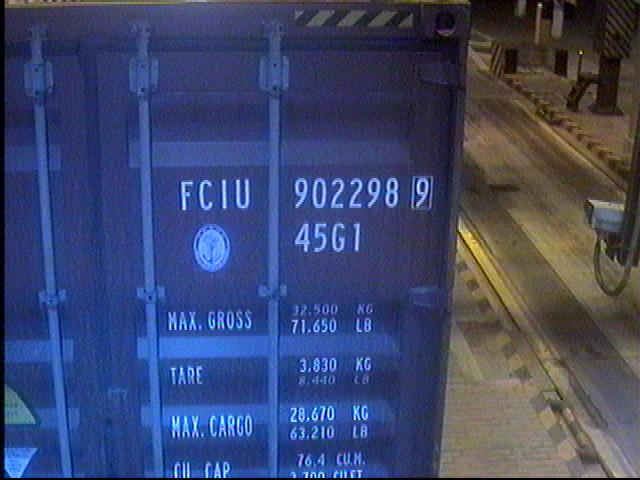
%> input picture Test/data/1.jpg, 640 x 480 px
$ octave --eval "result = CartonNumberExtraction(imread('data/1.jpg'));"   (GNU Octave 9; MATLAB toolbox functions it lacks are replaced by stand-ins)
%> lines starting %> are read from the running program, lines starting %| are printed output that depends on the picture; in (x1, y1, x2, y2) boxes, pixels count from 0 and x2, y2 are one past the last pixel; in counts of white or black regions, pixels touching at a corner belong together; the program's own positions count from 1
### Test/testDuibidu.m
%% 可调用的方法
function [ OutMe ] = testDuibidu( imgUrl )
I0 = imgUrl;
I1 = rgb2gray(I0);%灰度变换
% figure,imshow(I1);title('灰度图像', 'FontWeight', 'Bold');
I3=wiener2(I1,[3 3]);%维纳滤波
% figure,imshow(I3);
I4=BJxc(I3);
% figure,imshow(I4);title('背景消除后图像', 'FontWeight', 'Bold');
thresh=graythresh(I4);%Otsu二值化
I6=im2bw(I4,thresh);
% [10 lines of commented-out code are left out]
OutMe = I6;
end

### Test/BJxc.m
function [I]=BJxc(bw)%背景消除
SE=strel('square',6);
% SE=strel('disk',8);
% SE=strel('line',8,0);
I1=imopen(bw,SE);
% figure,imshow(I1);
I=imsubtract(bw,I1);

### Test/theBasicFun.m
function [ direction, output_line,tempLeft,tempRight ] = theBasicFun( input_img )
    I{1} = input_img;
%     figure,imshow(I{1});
    I{2} = edge(I{1},'canny');%做Canny的边缘检测
%     figure,imshow(I{2});
    [m,n]=size(I{2});%获得图像的长宽
    validMark = 0;
    direction = 0;
    output_line = 0;
    %做定位的标记，1连续黑的次数，2连续白的次数，3上边界，4下边界,5记录的黑色
    tarP{5} = 0;
    for i=1:5
        tarP{i} = 0;
    end
%     figure;subplot(2,2,1);plot(sum(I{2}'));title('水平投影');
%     subplot(2,2,2);imshow(I{2});
%     subplot(2,2,4);plot(sum(I{2}));title('垂直投影');
%% 下面是对图像横箱号定位
    I{3} = I{2};
    for tarx=1:m
        if(sum(I{3}(tarx,:))<30)
            I{3}(tarx,:)=0;%图像全黑的,tarP{1}加1
        elseif(sum(I{3}(tarx,:))>80) %图像白色点大于5的，tarP{2}加1
           I{3}(tarx,:)=0;%图像全黑的,tarP{1}加1
        end
    end
    for tarx=1:m
        if(sum(I{3}(tarx,:))==0)
            tarP{1} = tarP{1}+1;
            if(tarP{1}>5)
                if(tarP{3}>0)
                    tarP{4} = tarx;
%                         disp(['下边界定位成功:',num2str(tarP{4}),';',num2str(tarP{3})]);
                    if((tarP{4}-tarP{3})>20)
                       isTrueNum = verifyConDomain(I{1},tarP{3},tarP{4},1);
                        if(isTrueNum ==1)
%                             disp(6['定位成功（上：',num2str(tarP{3}),'X下：',num2str(tarP{4}),')']);
                            validMark = 1;
                            break;
                        else
                            for i=1:5
                                tarP{i} = 0;
                            end
                        end
                    else
                        tarP{4}=0;
                        tarP{3}=0;
                    end
                else
                    tarP{5} = tarx;
                end

                if(tarP{2}<15&&tarP{2}>5)%如果到黑点时图像的连续白色点小于20大于5，白色点数重置
                    tarP{2} = 0;
    %                 disp(['清空P2:',num2str(tarx)]);
                end
            end
        else
          tarP{2} = tarP{2}+1;
            if(tarP{2}>2)
                if(tarP{3}==0)
                    tarP{3} = tarP{5};
    %                     disp(['上边界定位成功:',num2str(tarP{3})]);
        %             break;
                end
             end
            tarP{1} = 0;
        end
    end
   if(validMark==1)
    %     imwrite(input_Img(tarP{3}-4:tarP{4}+4,:),'sensitiveArea.jpg')%保存图像为文件
    for i=0:3
            I{2}(tarP{3}-4+i,:)=1;
            I{2}(tarP{4}+4-i,:)=1;
    end
        output_line = tarP;
        direction = 1;
        if iscell(output_line)
        output_line=cell2mat(output_line);
        end
if (output_line~=0)
   com=zeros(1,n);
for j=1:n %对水平定位出的箱号区域做垂直投影
    for i=output_line(1,3):output_line(1,4)
        if I{1}(i,j)~=0
            com(j)=com(j)+1;
        end
    end
end

for j=1:n %定位箱号区域的左边界
    if com(j)>4
        tempLeft=j;
        break;
    end
end
for j=n:-1:tempLeft+1 %定位箱号区域的右边界
    if com(j)>8
        tempRight=j;
        break;
    end
end
else
        tempLeft=0;
        tempRight=0;
end
% cartonnum = I{1}(output_line(1,3):output_line(1,4),tempLeft:tempRight,:);
% figure,imshow(cartonnum);
end


%% 下面是对图像纵箱号定位
 if(validMark==0)
    for i=1:5
        tarP{i} = 0;
    end
     I{4} = I{2};
        for tary=1:n
            if(sum(I{4}(:,tary))<30)
                I{4}(:,tary)=0;%图像全黑的,tarP{1}加1
            elseif(sum(I{4}(:,tary))>80) %图像白色点大于5的，tarP{2}加1
               I{4}(:,tary)=0;%图像全黑的,tarP{1}加1
            end
        end
        for tary=1:n
            if(sum(I{4}(:,tary))==0)
                tarP{1} = tarP{1}+1;
                if(tarP{1}>5)
                    if(tarP{3}>0)
                        tarP{4} = tary;
%                             disp(['右边界定位成功:',num2str(tarP{4}),';',num2str(tarP{3})]);
                        if((tarP{4}-tarP{3})>10)
                            isTrueNum = verifyConDomain(I{1},tarP{3},tarP{4},2);
                            if(isTrueNum ==1)
%                                 disp(['定位成功（左：',num2str(tarP{3}),'；右：',num2str(tarP{4}),')']);
                                validMark = 2;
                                break;
                            else
                                for i=1:5
                                    tarP{i} = 0;
                                end
                            end
                        else
                            tarP{4}=0;
                            tarP{3}=0;
                        end
                    else
                        tarP{5} = tary;
                    end

                    if(tarP{2}<15&&tarP{2}>5)%如果到黑点时图像的连续白色点小于20大于5，白色点数重置
                        tarP{2} = 0;
        %                 disp(['清空P2:',num2str(tary)]);
                    end
                end
            else
              tarP{2} = tarP{2}+1;
                if(tarP{2}>2)
                    if(tarP{3}==0)
                        tarP{3} = tarP{5};
        %                     disp(['上边界定位成功:',num2str(tarP{3})]);
            %             break;
                    end
                 end
                tarP{1} = 0;
            end
        end

        if(validMark==2)
            for i=0:3
                I{2}(:,tarP{3}-4+i)=1;
                I{2}(:,tarP{4}+4-i)=1;
            end
            output_line = tarP;
            direction = 2;
        end
        if iscell(output_line)
        output_line=cell2mat(output_line);
        end
        if (output_line~=0)
        com=zeros(1,m);
for j=1:m %对水平定位出的箱号区域做垂直投影
    for i=output_line(1,3):output_line(1,4)
        if I{1}(j,i)~=0
            com(j)=com(j)+1;
        end
    end
end

for j=1:m %定位箱号区域的上边界
    if com(j)>0
        tempLeft=j;
        break;
    end
end
for j=m:-1:tempLeft+1 %定位箱号区域的下边界
    if com(j)>0
        tempRight=j;
        break;
    end
end
        else
          tempLeft=0;
          tempRight=0;
        end
  end
end

### Test/CartonNumberExtraction.m
function [cartonnum]=CartonNumberExtraction(input_img)
    %% Head direction（1：横向；2：纵向）
    I{1} = input_img;
%     figure,imshow(I{1});
    %% 基本处理
    disp('基本处理');
    I{2} = testDuibidu(I{1});
%> in testDuibidu, I0 is the input picture: size 480x640x3 uint8; mean R, G, B 62.2, 71.5, 107.8
%> in testDuibidu, `I1 = rgb2gray(I0);`:
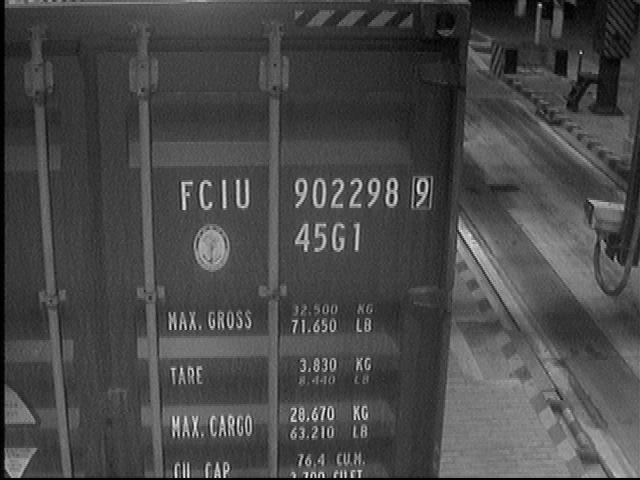
%> I1: size 480x640 uint8; min 0, max 236, mean 72.9
%> in BJxc, `I1=imopen(bw,SE);`:
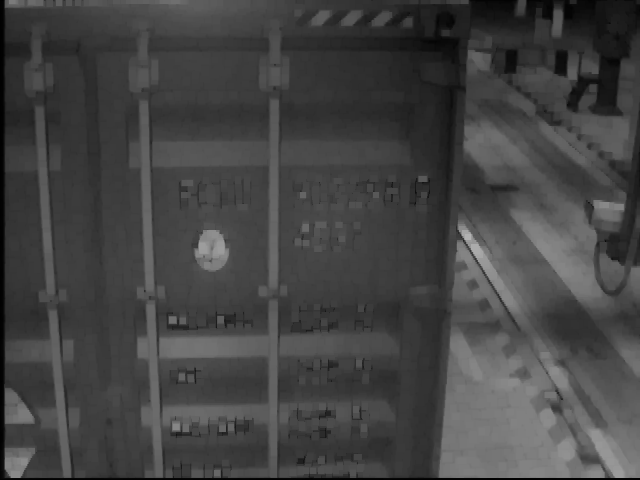
%> I1: size 480x640 uint8; min 0, max 178, mean 68
%> in BJxc, `I=imsubtract(bw,I1);`:
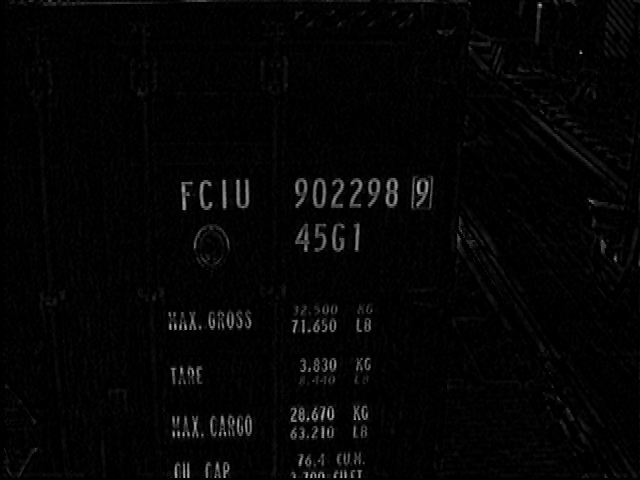
%> I: size 480x640 uint8; min 0, max 198, mean 4.9
%> in testDuibidu, `thresh=graythresh(I4);`: thresh = 0.173
%> in testDuibidu, `I6=im2bw(I4,thresh);`:
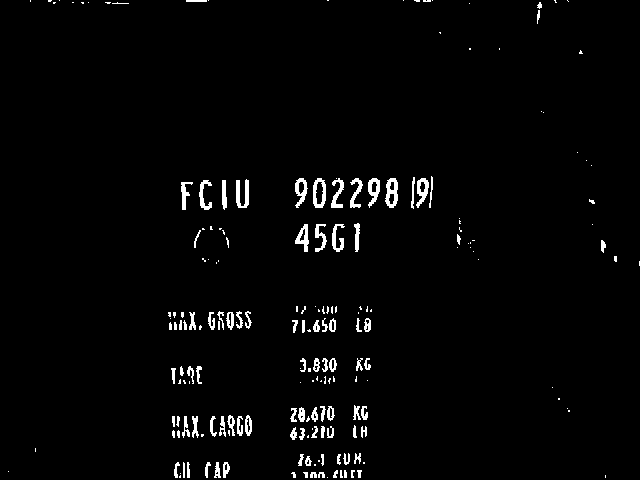
%> I6: size 480x640 logical; 2.3% white; 199 white regions (105 under 20 px), largest, box (x1, y1, x2, y2) and area: (385, 178, 398, 208) 245, (236, 179, 249, 208) 228, (313, 178, 326, 208) 225
%     figure,imshow(I{2});
    [ direction,output_line,tempLeft,tempRight ] = theBasicFun(I{2});
%> in theBasicFun, `[m,n]=size(I{2});`: m = 480; n = 640
%> after the loop in theBasicFun, `for tarx=1:m`: I = 3 items
%> after the loop in theBasicFun, `for tarx=1:m`: isTrueNum = 1; tarP = {6, 32, 178, 215, 178}; validMark = 1
%> in theBasicFun, `output_line = tarP;`: output_line = {6, 32, 178, 215, 178}
%> in theBasicFun, `output_line=cell2mat(output_line);`: output_line = [6 32 178 215 178]
%> after the loop in theBasicFun, `for j=1:n`: com = 640 values, max 30 at index 225, min 0 at index 1, mean 3.47
%> after the loop in theBasicFun, `for j=1:n`: tempLeft = 182
%> the loop in theBasicFun, `for j=n:-1:tempLeft+1` made 208 passes
%> j on passes 1 to 3: 640, 639, 638
%> after the loop in theBasicFun, `for j=n:-1:tempLeft+1`: tempRight = 433
    %下面是黑色箱号过滤
    if(direction==0)
        I{3}=255-I{1}(:,:,:);
        I{3} = testDuibidu(I{3});
        [ direction,output_line,tempLeft,tempRight ] = theBasicFun(I{3});
        if(direction==0)
            disp('基本处理失败');
        else
            disp('黑箱号');
            I{1} = 255 - I{1};
        end
    else
        disp('白箱号');
    end
    % figure;imshow(I{1});
    if(direction==2)
       disp('基本处理成功');
       disp('纵箱号');
    elseif(direction==1)
       disp('基本处理成功');
       disp('横箱号');
    end

    %% 颜色处理
    I{4} = I{1};
    if(direction==0)
        disp('颜色处理');
        [ direction,output_line,tempLeft,tempRight ] = theColorFun(I{4});
        if(direction==0)
            disp('颜色处理失败');
        else
            disp('颜色处理成功');
        end
    end

    %% 梯度处理
    I{5} = I{1};
    if(direction==0)
        disp('梯度处理');
        [ direction,output_line,I{5},tempLeft,tempRight ] = theGradientFun(I{5},rgb2gray(I{1}));
        if(direction==0)
            disp('梯度处理失败');
        else
            disp('梯度处理成功');
        end
    end

    %% 割取图片
    if(direction==1)
        cartonnum = I{1}(output_line(1,3):output_line(1,4),tempLeft:tempRight,:);
    elseif(direction == 2)
        cartonnum = I{1}(tempLeft:tempRight,output_line(1,3):output_line(1,4),:);
    end
% [22 lines of commented-out code are left out]
result=entropy(cartonnum);
    if (result>7.1)
        [height,width]=size(cartonnum);
        if(width==1569&&height==22)
            cartonnum=imread('img\yiliehei.jpg');
%             figure,imshow(cartonnum);
        elseif(width==57&&height==374)
            cartonnum=imread('img\yiliehei1.jpg');
%             figure,imshow(cartonnum);
        else
            cartonnum=cartonnum;
%             figure,imshow(cartonnum);
        end
    else
%         [fn,pn,fi]=uigetfile('*.jpg','选择集装箱图片');
%         I0=imread([pn fn]);
%         figure,imshow(I0);title('原始图像', 'FontWeight', 'Bold');%显示原始图像
          I0=input_img;
%         figure,imshow(I0);title('原始图像', 'FontWeight', 'Bold');%显示原始图像
          I1 = rgb2gray(I0);%灰度变换
%         figure,imshow(I1);title('加权平均法灰度图像', 'FontWeight', 'Bold');
          I3=wiener2(I1,[3 3]);%维纳滤波
%         figure,imshow(I3);
          I=BJxc1(I3);
%         figure,imshow(I);title('背景消除后图像', 'FontWeight', 'Bold');
        % thresh=graythresh(I4);%Otsu二值化
        % I=im2bw(I4,thresh);
        % figure,imshow(I);title('二值化后图像', 'FontWeight', 'Bold');
        % tic
          [height,width]=size(I);
          if (height==226&&width==273)
              cartonnum=imread('img\multblack.jpg');

          else
          I_edge=zeros(height,width);
          for i=1:width-1
              I_edge(:,i)=abs(I(:,i+1)-I(:,i));
          end
          I_edge=(255/(max(max(I_edge))-min(min(I_edge))))*(I_edge-min(min(I_edge)));
          [I_edge,y1]=select(I_edge,height,width);
          BW2=I_edge;
          SE=strel('square',10);
          IM2=imerode(BW2,SE);
          IM2=bwareaopen(IM2,20);
          IM3=imdilate(IM2,SE);
          p_h=projection(double(IM3),'h');
          if(p_h(1)>0)
              p_h=[0,p_h];
          end
          p_v=projection(double(IM3),'v');
          if(p_v(1)>0)
              p_v=[0,p_v];
          end
          p_h=double(p_h>5);
          p_h=find(((p_h(1:end-1)-p_h(2:end))~=0));
          len_h=length(p_h)/2;
          p_v=double(p_v>5);
          p_v=find(((p_v(1:end-1)-p_v(2:end))~=0));
          len_v=length(p_v)/2;
          k=1;
          for i=1:len_h
              for j=1:len_v
                  s=IM3(p_h(2*i-1):p_h(2*i),p_v(2*j-1):p_v(2*j));
                  if(mean(mean(s))>0.1)
                     p{k}=[p_h(2*i-1),p_h(2*i)+1,p_v(2*j-1),p_v(2*j)+1];
                     k=k+1;
                  end
              end
          end
          k=k-1;
          for i=1:k
              edge_IM3=double(edge(double(IM3(p{i}(1):p{i}(2),p{i}(3):p{i}(4))),'canny'));
              [x,y]=find(edge_IM3==1);
              p{i}=[p{i}(1)+min(x),p{i}(2)-(p{i}(2)-p{i}(1)+1-max(x)),...
              p{i}(3)+min(y),p{i}(4)-(p{i}(4)-p{i}(3)+1-max(y))];
              p_center{i}=[fix((p{i}(1)+p{i}(2))/2),fix((p{i}(3)+p{i}(4))/2)];
              p_ratio{i}=(p{i}(4)-p{i}(3))/(p{i}(2)-p{i}(1));
          end
          if k>1
             n=0;
             ncount=zeros(1,k);
          for i=1:k-1
              if(abs(p{i}(1)+p{i}(2)-p{i+1}(1)-p{i+1}(2))<=height/30&&abs(p{i+1}(3)-p{i+1}(4))<=width/15)
                     p{i+1}(1)=min(p{i}(1),p{i+1}(1));
                     p{i+1}(2)=max(p{i}(2),p{i+1}(2));
                     p{i+1}(3)=min(p{i}(3),p{i+1}(3));
                     p{i+1}(4)=max(p{i}(4),p{i+1}(4));
                     n=n+1;
                     ncount(n)=i+1;
              end
          end
          if(n>0)
              d_ncount=ncount(2:n+1)-ncount(1:n);
              index=find( d_ncount~=1);
              m=length(index);
          for i=1:m
              pp{i}=p{ncount(index(i))};
              pp_ratio(i)=(pp{i}(4)-pp{i}(3))/(pp{i}(2)-pp{i}(1));
          end
              p=pp;
              p_ratio=pp_ratio;
              clear pp;clear pp_ratio;
          end
          end
          k=length(p);
          if iscell(p_ratio)
          p_ratio1=cell2mat(p_ratio);
          m=1;T=0.6*max(p_ratio1);
          for i=1:k
              if(p_ratio1(i)>=T&&p_ratio1(i)<20)
                  p1{m}=p{i};
                  m=m+1;
              end
          end
          else
          m=1;T=0.6*max(p_ratio);
          for i=1:k
              if(p_ratio(i)>=T&&p_ratio(i)<20)
                  p1{m}=p{i};
                  m=m+1;
              end
          end
          end
          p=p1;clear p1;
          k=m-1;
        % toc
          clear edge_IM3;clear x;clear y;
%         figure,imshow(IM2);title('腐蚀后图像');
%         figure,imshow(IM3);title('膨胀后图像');
          for i=1:k
    %     subplot(1,k,i);
          index=p{i};
          cartonnum=I0(index(1):index(2),index(3):index(4),:);
%           figure,imshow(cartonnum);
          end
          end
    end
%     imwrite(cartonnum,'dingwei.jpg','jpg');
end
%> in CartonNumberExtraction, `[ direction,output_line,tempLeft,tempRight ] = theBasicFun(I{2});`: direction = 1; output_line = [6 32 178 215 178]; tempLeft = 182; tempRight = 433
%> in CartonNumberExtraction, `cartonnum = I{1}(output_line(1,3):output_line(1,4),tempLeft:tempRight,..`:
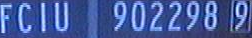
%> cartonnum: size 38x252x3 uint8; mean R, G, B 68.4, 90.9, 157.2
%> in CartonNumberExtraction, `result=entropy(cartonnum);`: result = 7.48

$ run again, on Test/data/10.jpg
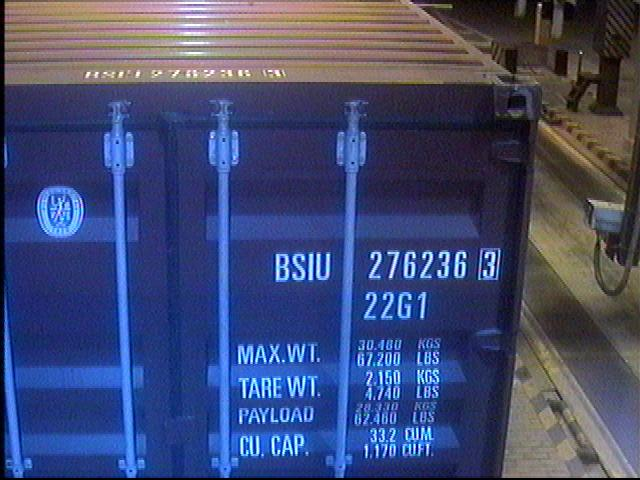
%> input picture Test/data/10.jpg, 640 x 480 px
%> in testDuibidu, I0 is the input picture: size 480x640x3 uint8; mean R, G, B 66.1, 75.1, 114.3
%> thresh = 0.204
%> in testDuibidu, `I6=im2bw(I4,thresh);`:
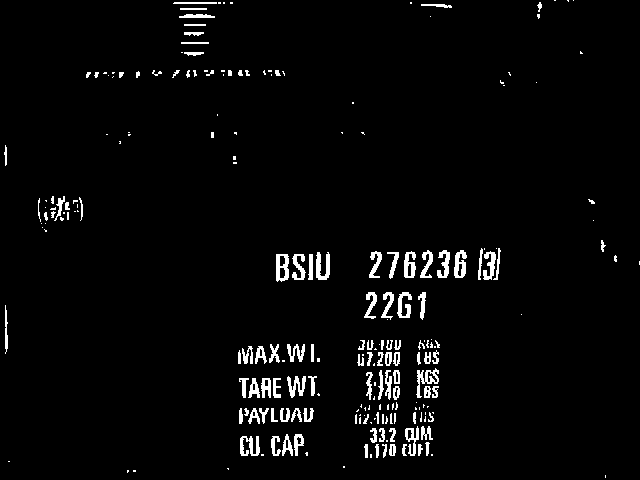
%> I6: size 480x640 logical; 3.2% white; 224 white regions (112 under 20 px), largest, box (x1, y1, x2, y2) and area: (416, 368, 439, 398) 248, (276, 254, 289, 282) 247, (316, 252, 330, 280) 244
%> m = 480; n = 640
%> after the loop in theBasicFun, `for tarx=1:m`: I = 3 items
%> after the loop in theBasicFun, `for tarx=1:m`: isTrueNum = 1; tarP = {6, 29, 251, 286, 251}; validMark = 1
%> in theBasicFun, `output_line = tarP;`: output_line = {6, 29, 251, 286, 251}
%> in theBasicFun, `output_line=cell2mat(output_line);`: output_line = [6 29 251 286 251]
%> after the loop in theBasicFun, `for j=1:n`: com = 640 values, max 28 at index 278, min 0 at index 1, mean 3.59
%> after the loop in theBasicFun, `for j=1:n`: tempLeft = 277
%> the loop in theBasicFun, `for j=n:-1:tempLeft+1` made 141 passes
%> j on passes 1 to 8: 640, 639, 638, 637, 636, 635, 634, 633
%> after the loop in theBasicFun, `for j=n:-1:tempLeft+1`: tempRight = 500
%> in CartonNumberExtraction, `[ direction,output_line,tempLeft,tempRight ] = theBasicFun(I{2});`: direction = 1; output_line = [6 29 251 286 251]; tempLeft = 277; tempRight = 500
%> in CartonNumberExtraction, `cartonnum = I{1}(output_line(1,3):output_line(1,4),tempLeft:tempRight,..`:
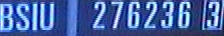
%> cartonnum: size 36x224x3 uint8; mean R, G, B 69.2, 98.2, 162.9
%> result = 7.65

$ run again, on Test/data/11.jpg
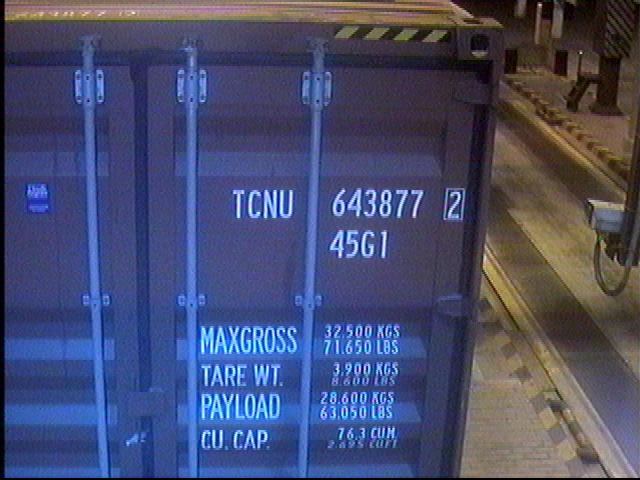
%> input picture Test/data/11.jpg, 640 x 480 px
%> in testDuibidu, I0 is the input picture: size 480x640x3 uint8; mean R, G, B 72.1, 77.3, 110.1
%> thresh = 0.18
%> in testDuibidu, `I6=im2bw(I4,thresh);`:
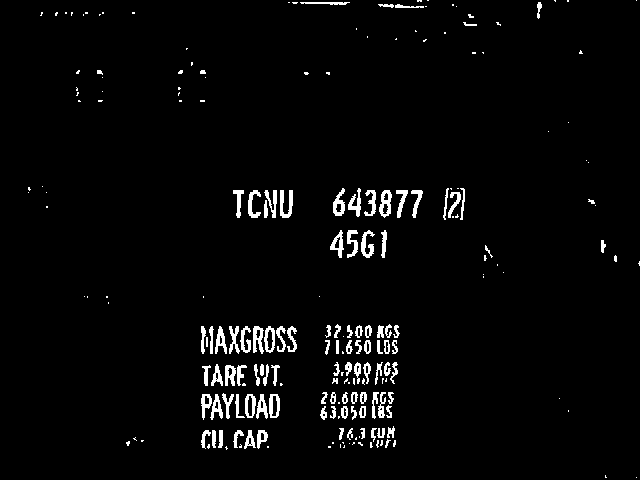
%> I6: size 480x640 logical; 3.1% white; 216 white regions (112 under 20 px), largest, box (x1, y1, x2, y2) and area: (280, 190, 293, 218) 215, (379, 190, 392, 218) 207, (253, 326, 264, 354) 195
%> m = 480; n = 640
%> after the loop in theBasicFun, `for tarx=1:m`: I = 3 items
%> after the loop in theBasicFun, `for tarx=1:m`: isTrueNum = 1; tarP = {6, 33, 189, 224, 189}; validMark = 1
%> in theBasicFun, `output_line = tarP;`: output_line = {6, 33, 189, 224, 189}
%> in theBasicFun, `output_line=cell2mat(output_line);`: output_line = [6 33 189 224 189]
%> after the loop in theBasicFun, `for j=1:n`: com = 640 values, max 29 at index 359, min 0 at index 1, mean 3.23
%> after the loop in theBasicFun, `for j=1:n`: tempLeft = 237
%> the loop in theBasicFun, `for j=n:-1:tempLeft+1` made 176 passes
%> j on passes 1 to 3: 640, 639, 638
%> after the loop in theBasicFun, `for j=n:-1:tempLeft+1`: tempRight = 465
%> in CartonNumberExtraction, `[ direction,output_line,tempLeft,tempRight ] = theBasicFun(I{2});`: direction = 1; output_line = [6 33 189 224 189]; tempLeft = 237; tempRight = 465
%> in CartonNumberExtraction, `cartonnum = I{1}(output_line(1,3):output_line(1,4),tempLeft:tempRight,..`:
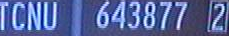
%> cartonnum: size 36x229x3 uint8; mean R, G, B 84.8, 100.1, 156.2
%> result = 7.48
